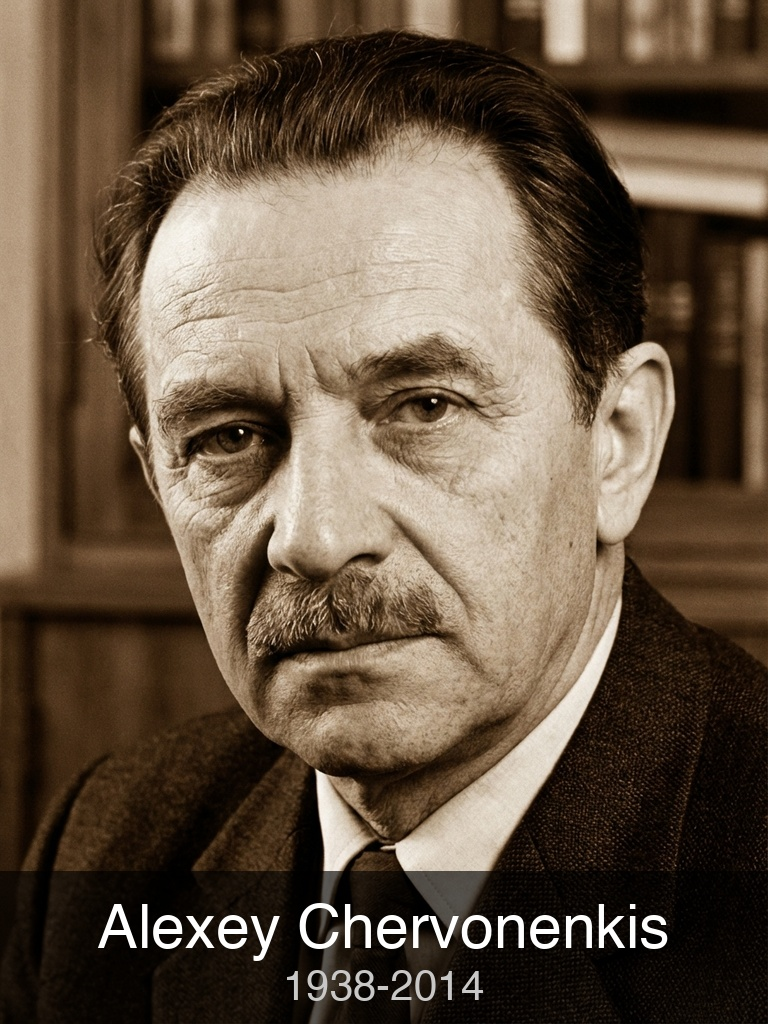
#> input picture Examples/AlexeyChervonenkis.jpg, 768 x 1024 px
$ python -i caption_check.py   (imports and definitions only)
#> lines starting #> are read from the running program, lines starting #| are printed output that depends on the picture
"""Deterministic OCR check of a portrait's caption bar (since 2.10.0).

The caption (dark bar at the bottom: name line + optional years line) is drawn
by :class:`portrait_generator.core.overlay.TitleOverlayEngine`. This module
reads it back with Tesseract and compares it with what was intended, so a
wrong or placeholder year can never ship silently. Before 2.10.0 the only
overlay check was a fail-open Gemini Vision read compared against the same
research data that produced the caption (self-consistency, not truth).

OCR method (validated on all 3,385 Portraits-repo paintings, 2026-10-09)
------------------------------------------------------------------------
1. Crop the bottom :data:`CROP_FRACTIONS` [0] (17 %) of the image (the bar is
   15 % of the height by default); only when no year token is found, retry
   at 26 % and then 36 % (the bar grows for two-line names).
2. Grayscale, autocontrast, INVERT (black text on white), upscale x2 LANCZOS.
3. Tesseract ``--psm 6`` with per-word confidences (``image_to_data`` / TSV).
   If the minimum word confidence is below :data:`MIN_WORD_CONFIDENCE`, retry
   at x3 and keep the better read.
4. Years: :data:`YEAR_RANGE_RE` (``1939-2022``, ``460 BCE-370 BCE``,
   ``1947-Present``) or :data:`SINGLE_YEAR_RE` (``b. 1939`` / ``d. 2022``).
5. Name: NFKD accent strip, casefold, punctuation/space collapse, then
   ``difflib.SequenceMatcher`` ratio against the last text line before the
   years line (or the whole text when there are no years). Because long names
   wrap onto two lines, the best ratio over {last line, all lines before the
   years line} is used.

Verdict ``ok`` iff the years match exactly after normalisation (or, when no
years are expected, no year token is present) AND name similarity >=
:data:`NAME_SIMILARITY_THRESHOLD`.

Engine: ``pytesseract`` when importable and its binary runs, else the
``tesseract`` CLI via subprocess; neither -> :class:`CaptionCheckUnavailable`.
The binary is located via ``$TESSERACT_CMD``, then ``PATH``, then
:data:`TESSERACT_FALLBACK_PATHS`.
"""
from __future__ import annotations

import csv
import difflib
import io
import logging
import os
import re
import shutil
import subprocess
import unicodedata
from dataclasses import asdict, dataclass, field
from functools import lru_cache
from pathlib import Path
from typing import Dict, List, Optional, Sequence, Tuple, Union

from PIL import Image, ImageOps

logger = logging.getLogger(__name__)

CROP_FRACTIONS: Tuple[float, ...] = (0.17, 0.26, 0.36)
UPSCALE_FIRST = 2
UPSCALE_RETRY = 3
MIN_WORD_CONFIDENCE = 70.0
NAME_SIMILARITY_THRESHOLD = 0.75
TESSERACT_CONFIG = "--psm 6"
TESSERACT_TIMEOUT_S = 60
TESSERACT_FALLBACK_PATHS: Tuple[str, ...] = ("/opt/homebrew/bin/tesseract", "/usr/local/bin/tesseract")

YEAR_RANGE_RE = re.compile(r"\d{1,4}(?:\s*BCE)?\s*[-–—]\s*(?:Present|\d{1,4}(?:\s*BCE)?)", re.IGNORECASE)
SINGLE_YEAR_RE = re.compile(r"\b[bd]\.\s*\d{1,4}(?:\s*BCE)?", re.IGNORECASE)

ImageLike = Union[Image.Image, str, Path]


class CaptionCheckUnavailable(RuntimeError):
    """Neither pytesseract nor a working ``tesseract`` CLI is available."""


class CaptionMismatchError(RuntimeError):
    """The OCR'd caption does not match the intended name/years.

    ``str(exc)`` always starts with ``"CAPTION-MISMATCH:"``.
    """

    PREFIX = "CAPTION-MISMATCH:"

    def __init__(self, detail: str, verdict: Optional["CaptionVerdict"] = None):
        super().__init__(f"{self.PREFIX} {detail}")
        self.verdict = verdict


@dataclass(frozen=True)
class CaptionRead:
    """Raw OCR read of the caption bar."""

    text: str                      # all recognised lines, "\n"-joined
    lines: Tuple[str, ...]
    years: Optional[str]           # the year token as read (None if none found)
    years_line_index: Optional[int]
    min_confidence: float          # lowest per-word confidence (0 when no words)
    mean_confidence: float
    engine: str                    # "pytesseract" | "tesseract-cli"
    crop_fraction: float
    scale: int


@dataclass(frozen=True)
class CaptionVerdict:
    """Comparison of a :class:`CaptionRead` with the intended caption."""

    ok: bool
    expected_name: str
    expected_years: Optional[str]
    observed_text: str
    observed_years: Optional[str]
    name_similarity: float
    reason: str
    engine: str
    crop_fraction: float

    @property
    def status(self) -> str:
        return "ok" if self.ok else "mismatch"

    # [8 lines left out: function as_sidecar, not called in this run]

    def as_dict(self) -> Dict[str, object]:
        return asdict(self)


# --------------------------------------------------------------------------
# engine discovery
# --------------------------------------------------------------------------

def _tesseract_binary() -> Optional[str]:
    env = os.environ.get("TESSERACT_CMD")
    if env and Path(env).is_file() and os.access(env, os.X_OK):
        return env
    found = shutil.which("tesseract")
    if found:
        return found
    for cand in TESSERACT_FALLBACK_PATHS:
        if Path(cand).is_file() and os.access(cand, os.X_OK):
            return cand
    return None


@lru_cache(maxsize=1)
def _engine() -> Tuple[str, Optional[str]]:
    """(engine name, binary path). Cached per process; raises when unusable."""
    binary = _tesseract_binary()
    try:
        import pytesseract  # type: ignore

        if binary:
            pytesseract.pytesseract.tesseract_cmd = binary
        pytesseract.get_tesseract_version()
#> (this line was passed over: pytesseract is not available in this run)
        return "pytesseract", binary
    except ImportError:
        logger.debug("pytesseract not importable; trying the tesseract CLI")
    except Exception as exc:  # binary missing / broken
        logger.debug(f"pytesseract unusable ({exc}); trying the tesseract CLI")
    if binary:
        try:
            subprocess.run([binary, "--version"], capture_output=True, check=True,
                           timeout=TESSERACT_TIMEOUT_S)
            return "tesseract-cli", binary
        except Exception as exc:
            raise CaptionCheckUnavailable(f"tesseract CLI at {binary} is not runnable: {exc}") from exc
    raise CaptionCheckUnavailable(
        "caption check unavailable: neither pytesseract (with a tesseract binary) nor the "
        "tesseract CLI was found (install tesseract, e.g. `brew install tesseract`, or set TESSERACT_CMD)"
    )


# [7 lines left out: function caption_check_available, not called in this run]


# --------------------------------------------------------------------------
# OCR
# --------------------------------------------------------------------------

@dataclass
class _Word:
    text: str
    conf: float
    key: Tuple[int, int, int]  # (block, paragraph, line)


@dataclass
class _Read:
    lines: List[str] = field(default_factory=list)
    confs: List[float] = field(default_factory=list)

    @property
    def min_conf(self) -> float:
        return min(self.confs) if self.confs else 0.0

    @property
    def mean_conf(self) -> float:
        return sum(self.confs) / len(self.confs) if self.confs else 0.0


# [13 lines left out: function _rows_to_words, not called in this run]


def _ocr_words(image: Image.Image) -> List[_Word]:
    engine, binary = _engine()
    if engine == "pytesseract":
        import pytesseract  # type: ignore

        data = pytesseract.image_to_data(
            image, config=TESSERACT_CONFIG, output_type=pytesseract.Output.DICT,
            timeout=TESSERACT_TIMEOUT_S,
        )
        n = len(data.get("text", []))
        rows = [{k: str(data[k][i]) for k in ("text", "conf", "block_num", "par_num", "line_num")}
                for i in range(n)]
        return _rows_to_words(rows)
    buf = io.BytesIO()
    image.save(buf, format="PNG")
    proc = subprocess.run(
        [binary, "stdin", "stdout", *TESSERACT_CONFIG.split(), "tsv"],
        input=buf.getvalue(), capture_output=True, check=True, timeout=TESSERACT_TIMEOUT_S,
    )
    reader = csv.DictReader(io.StringIO(proc.stdout.decode("utf-8", "replace")), delimiter="\t",
                            quoting=csv.QUOTE_NONE)
    return _rows_to_words(list(reader))


def _prepare(crop: Image.Image, scale: int) -> Image.Image:
    g = ImageOps.autocontrast(crop.convert("L"))
    g = ImageOps.invert(g)
    return g.resize((g.width * scale, g.height * scale), Image.Resampling.LANCZOS)


def _ocr(crop: Image.Image, scale: int) -> _Read:
    words = _ocr_words(_prepare(crop, scale))
    lines: Dict[Tuple[int, int, int], List[str]] = {}
    for w in words:
        lines.setdefault(w.key, []).append(w.text)
    return _Read(lines=[" ".join(v) for v in lines.values()], confs=[w.conf for w in words])


# [15 lines left out: functions _find_years, _better, not called in this run]


def _load(image_or_path: ImageLike) -> Image.Image:
#> called with image_or_path = '../../../Examples/AlexeyChervonenkis.jpg'
    if isinstance(image_or_path, Image.Image):
        return image_or_path
    with Image.open(image_or_path) as im:
#> im is the input picture: PIL image 768x1024 RGB; mean R, G, B 100, 83.1, 65.9
        im.load()
        return im.copy()


def read_caption(image_or_path: ImageLike) -> CaptionRead:
    """OCR the caption bar of a portrait (see module docstring for the method).

    Raises :class:`CaptionCheckUnavailable` when no OCR engine is usable.
    """
    engine, _ = _engine()
    image = _load(image_or_path)
    w, h = image.size
#> w = 768; h = 1024
    result: Optional[CaptionRead] = None
    for frac in CROP_FRACTIONS:
        crop = image.crop((0, h - max(1, int(round(h * frac))), w, h))
        read, scale = _ocr(crop, UPSCALE_FIRST), UPSCALE_FIRST
        if read.min_conf < MIN_WORD_CONFIDENCE:
            retry = _ocr(crop, UPSCALE_RETRY)
            if _better(retry, read) is retry:
                read, scale = retry, UPSCALE_RETRY
        years, idx = _find_years(read.lines)
        result = CaptionRead(
            text="\n".join(read.lines), lines=tuple(read.lines), years=years,
            years_line_index=idx, min_confidence=read.min_conf, mean_confidence=read.mean_conf,
            engine=engine, crop_fraction=frac, scale=scale,
        )
        if years is not None:
            break
#> this loop made 1 pass
#> pass 1, in read_caption, `crop = image.crop((0, h - max(1, int(round(h * frac))), w, h))`:
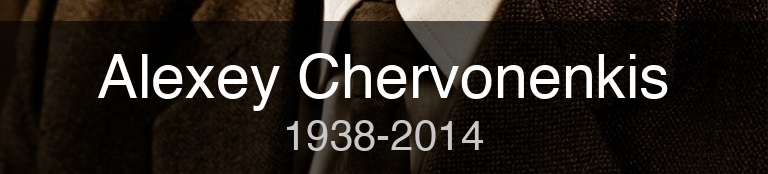
#> crop: PIL image 768x174 RGB; mean R, G, B 38.4, 32.9, 28
#> pass 1, in _prepare, `g = ImageOps.autocontrast(crop.convert("L"))`:
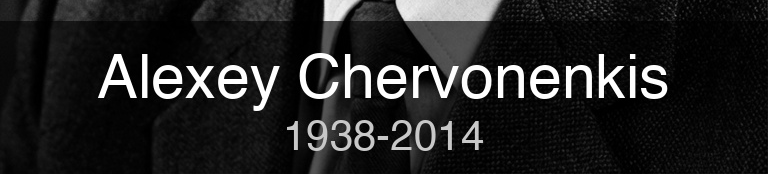
#> g: PIL image 768x174 L; min 0, max 255, mean 34
#> pass 1, in _prepare, `g = ImageOps.invert(g)`:
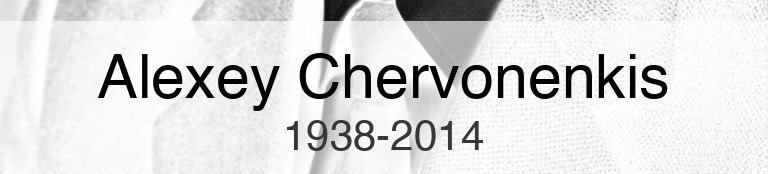
#> g: PIL image 768x174 L; min 0, max 255, mean 221
    assert result is not None  # CROP_FRACTIONS is non-empty
    return result


# --------------------------------------------------------------------------
# comparison
# --------------------------------------------------------------------------

# [108 lines left out: functions normalize_name, normalize_years, name_similarity, _name_candidates, compare, verify_caption and 1 more, not called in this run]

#> (the run stopped early here; a loop or call above may not have finished)

$ run again, on Examples/ArthurLeeSamuel.jpg
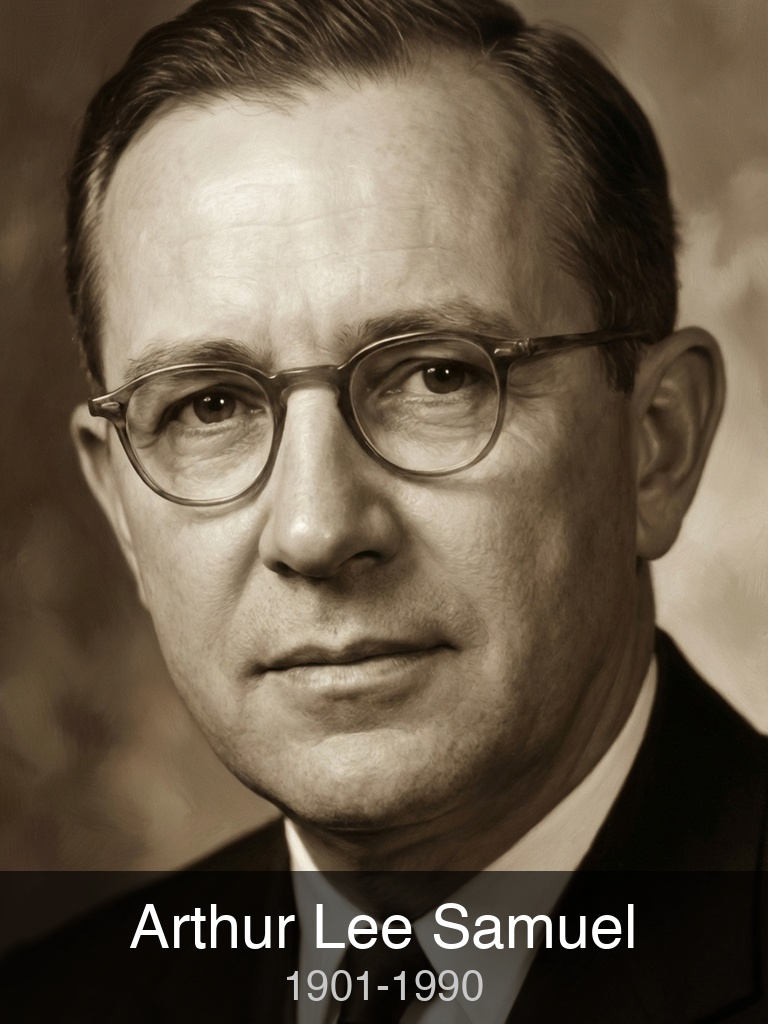
#> input picture Examples/ArthurLeeSamuel.jpg, 768 x 1024 px
#> in _load, im is the input picture: PIL image 768x1024 RGB; mean R, G, B 103.4, 90.1, 73.2
#> the loop in read_caption, `for frac in CROP_FRACTIONS:` made 1 pass
#> pass 1, in read_caption, `crop = image.crop((0, h - max(1, int(round(h * frac))), w, h))`:
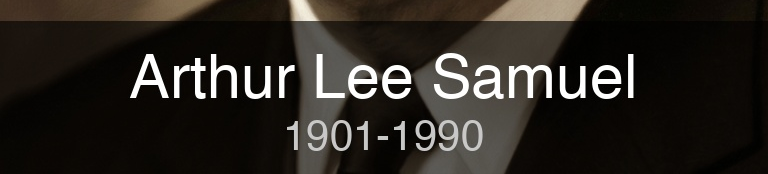
#> crop: PIL image 768x174 RGB; mean R, G, B 42.9, 38.6, 33.2
#> pass 1, in _prepare, `g = ImageOps.invert(g)`:
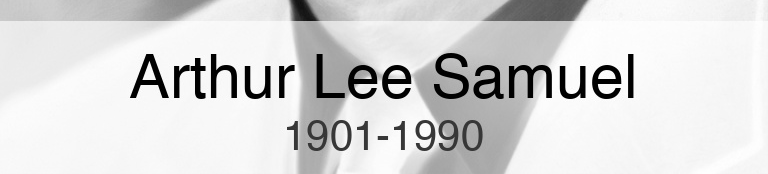
#> g: PIL image 768x174 L; min 0, max 255, mean 215.7

$ run again, on Examples/AshishVaswani.jpg
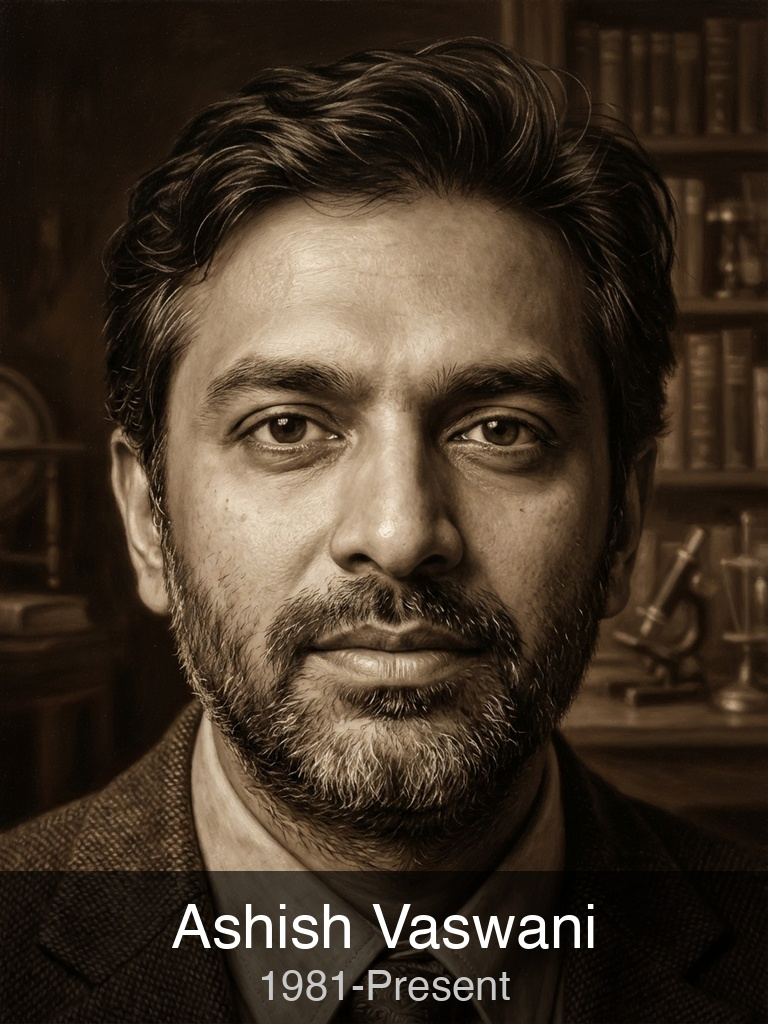
#> input picture Examples/AshishVaswani.jpg, 768 x 1024 px
#> in _load, im is the input picture: PIL image 768x1024 RGB; mean R, G, B 64.4, 51.1, 37.7
#> the loop in read_caption, `for frac in CROP_FRACTIONS:` made 1 pass
#> pass 1, in read_caption, `crop = image.crop((0, h - max(1, int(round(h * frac))), w, h))`:
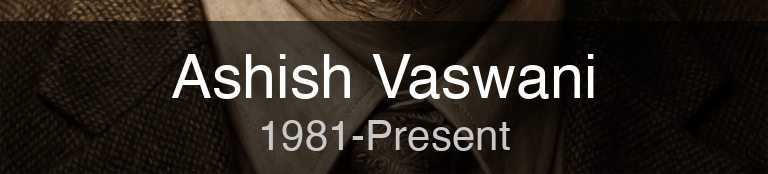
#> crop: PIL image 768x174 RGB; mean R, G, B 42, 35.8, 29.2
#> pass 1, in _prepare, `g = ImageOps.invert(g)`:
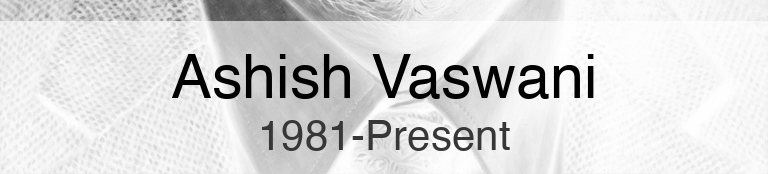
#> g: PIL image 768x174 L; min 0, max 255, mean 218.1
